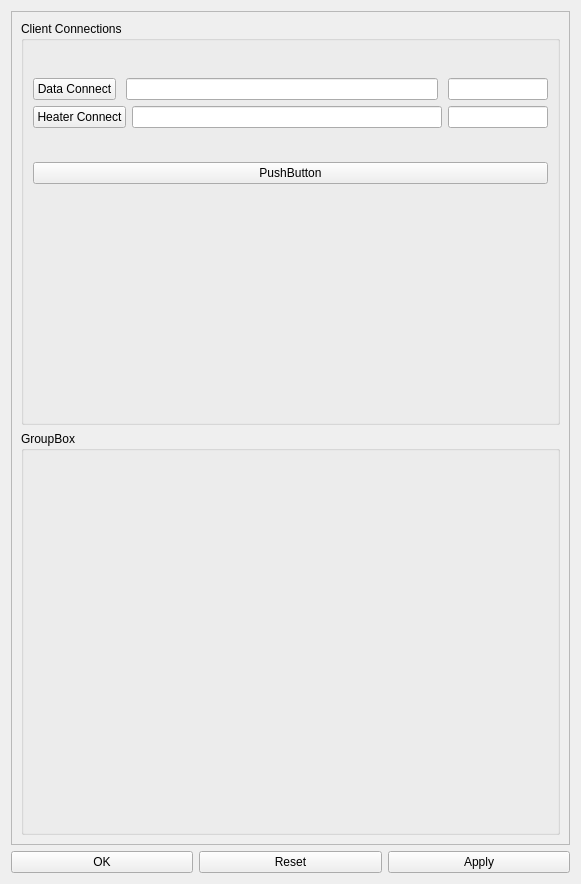
<?xml version="1.0" encoding="UTF-8"?>
<ui version="4.0">
 <class>PaintingPlugin_UIDialog</class>
 <widget class="QWidget" name="PaintingPlugin_UIDialog">
  <property name="geometry">
   <rect>
    <x>0</x>
    <y>0</y>
    <width>581</width>
    <height>884</height>
   </rect>
  </property>
  <property name="windowTitle">
   <string>Form</string>
  </property>
  <layout class="QVBoxLayout" name="verticalLayout_3">
   <item>
    <widget class="QScrollArea" name="scrollArea">
     <property name="widgetResizable">
      <bool>true</bool>
     </property>
     <widget class="QWidget" name="scrollAreaWidgetContents">
      <property name="geometry">
       <rect>
        <x>0</x>
        <y>0</y>
        <width>553</width>
        <height>814</height>
       </rect>
      </property>
      <layout class="QVBoxLayout" name="verticalLayout_2">
       <item>
        <widget class="QGroupBox" name="groupBox">
         <property name="title">
          <string>Client Connections</string>
         </property>
         <layout class="QVBoxLayout" name="verticalLayout_4">
          <item>
           <layout class="QVBoxLayout" name="verticalLayout">
            <item>
             <layout class="QHBoxLayout" name="sensorInputLayout">
              <property name="spacing">
               <number>10</number>
              </property>
              <property name="sizeConstraint">
               <enum>QLayout::SetDefaultConstraint</enum>
              </property>
              <item>
               <widget class="QPushButton" name="m_sensorClientConnect">
                <property name="text">
                 <string>Data Connect</string>
                </property>
               </widget>
              </item>
              <item>
               <widget class="QLineEdit" name="m_sensorClientIP"/>
              </item>
              <item>
               <widget class="QLineEdit" name="m_sensorPort">
                <property name="minimumSize">
                 <size>
                  <width>100</width>
                  <height>0</height>
                 </size>
                </property>
                <property name="maximumSize">
                 <size>
                  <width>100</width>
                  <height>16777215</height>
                 </size>
                </property>
               </widget>
              </item>
             </layout>
            </item>
            <item>
             <layout class="QHBoxLayout" name="horizontalLayout_2">
              <item>
               <widget class="QPushButton" name="m_heaterClientConnect">
                <property name="text">
                 <string>Heater Connect</string>
                </property>
               </widget>
              </item>
              <item>
               <widget class="QLineEdit" name="m_heaterClientIP"/>
              </item>
              <item>
               <widget class="QLineEdit" name="m_heaterPort">
                <property name="maximumSize">
                 <size>
                  <width>100</width>
                  <height>16777215</height>
                 </size>
                </property>
               </widget>
              </item>
             </layout>
            </item>
           </layout>
          </item>
          <item>
           <widget class="QPushButton" name="m_testTableView">
            <property name="text">
             <string>PushButton</string>
            </property>
           </widget>
          </item>
          <item>
           <spacer name="verticalSpacer">
            <property name="orientation">
             <enum>Qt::Vertical</enum>
            </property>
            <property name="sizeType">
             <enum>QSizePolicy::Fixed</enum>
            </property>
            <property name="sizeHint" stdset="0">
             <size>
              <width>20</width>
              <height>200</height>
             </size>
            </property>
           </spacer>
          </item>
         </layout>
        </widget>
       </item>
       <item>
        <widget class="QGroupBox" name="m_sensorData">
         <property name="title">
          <string>GroupBox</string>
         </property>
        </widget>
       </item>
      </layout>
     </widget>
    </widget>
   </item>
   <item>
    <layout class="QHBoxLayout" name="horizontalLayout_11">
     <item>
      <widget class="QPushButton" name="pushButton_5">
       <property name="text">
        <string>OK</string>
       </property>
      </widget>
     </item>
     <item>
      <widget class="QPushButton" name="pushButton_6">
       <property name="text">
        <string>Reset</string>
       </property>
      </widget>
     </item>
     <item>
      <widget class="QPushButton" name="m_applyButton">
       <property name="text">
        <string>Apply</string>
       </property>
      </widget>
     </item>
    </layout>
   </item>
  </layout>
 </widget>
 <resources/>
 <connections/>
</ui>
